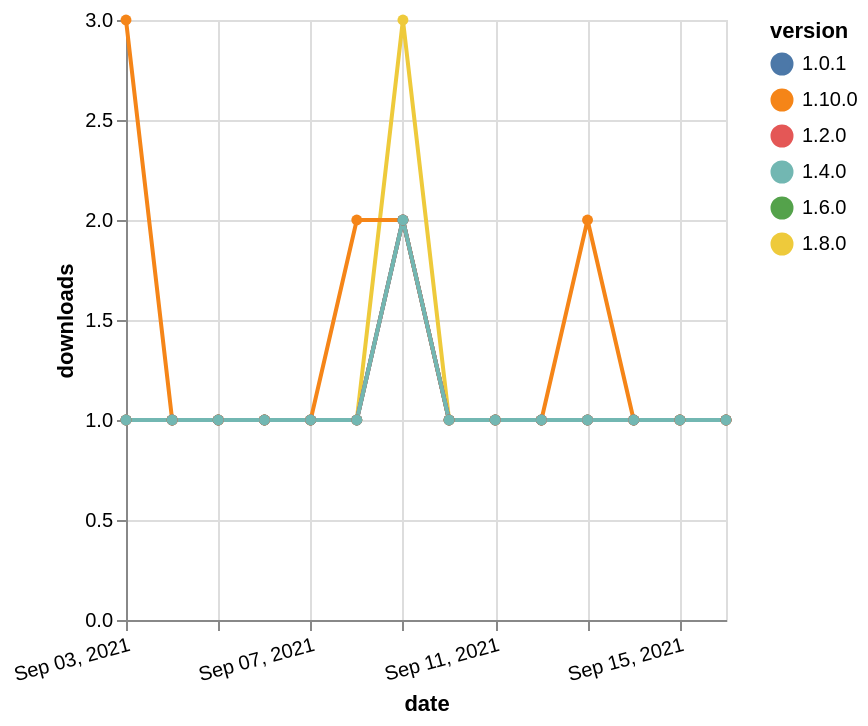

The specification (Vega-Lite) saved for this image:
### Vega-Lite specification from a JSON file in a GitHub repository (floating-point values rounded to 4 significant figures)
{"$schema": "https://vega.github.io/schema/vega-lite/v5.json", "description": "A simple bar chart with embedded data.", "data": {"values": [{"date": "2021-09-03", "total": 167, "delta": 1, "version": "1.6.0"}, {"date": "2021-09-04", "total": 168, "delta": 1, "version": "1.6.0"}, {"date": "2021-09-05", "total": 169, "delta": 1, "version": "1.6.0"}, {"date": "2021-09-06", "total": 170, "delta": 1, "version": "1.6.0"}, {"date": "2021-09-07", "total": 171, "delta": 1, "version": "1.6.0"}, {"date": "2021-09-08", "total": 172, "delta": 1, "version": "1.6.0"}, {"date": "2021-09-09", "total": 174, "delta": 2, "version": "1.6.0"}, {"date": "2021-09-10", "total": 175, "delta": 1, "version": "1.6.0"}, {"date": "2021-09-11", "total": 176, "delta": 1, "version": "1.6.0"}, {"date": "2021-09-12", "total": 177, "delta": 1, "version": "1.6.0"}, {"date": "2021-09-13", "total": 178, "delta": 1, "version": "1.6.0"}, {"date": "2021-09-14", "total": 179, "delta": 1, "version": "1.6.0"}, {"date": "2021-09-15", "total": 180, "delta": 1, "version": "1.6.0"}, {"date": "2021-09-16", "total": 181, "delta": 1, "version": "1.6.0"}, {"date": "2021-09-03", "total": 203, "delta": 1, "version": "1.8.0"}, {"date": "2021-09-04", "total": 204, "delta": 1, "version": "1.8.0"}, {"date": "2021-09-05", "total": 205, "delta": 1, "version": "1.8.0"}, {"date": "2021-09-06", "total": 206, "delta": 1, "version": "1.8.0"}, {"date": "2021-09-07", "total": 207, "delta": 1, "version": "1.8.0"}, {"date": "2021-09-08", "total": 208, "delta": 1, "version": "1.8.0"}, {"date": "2021-09-09", "total": 211, "delta": 3, "version": "1.8.0"}, {"date": "2021-09-10", "total": 212, "delta": 1, "version": "1.8.0"}, {"date": "2021-09-11", "total": 213, "delta": 1, "version": "1.8.0"}, {"date": "2021-09-12", "total": 214, "delta": 1, "version": "1.8.0"}, {"date": "2021-09-13", "total": 215, "delta": 1, "version": "1.8.0"}, {"date": "2021-09-14", "total": 216, "delta": 1, "version": "1.8.0"}, {"date": "2021-09-15", "total": 217, "delta": 1, "version": "1.8.0"}, {"date": "2021-09-16", "total": 218, "delta": 1, "version": "1.8.0"}, {"date": "2021-09-03", "total": 131, "delta": 3, "version": "1.10.0"}, {"date": "2021-09-04", "total": 132, "delta": 1, "version": "1.10.0"}, {"date": "2021-09-05", "total": 133, "delta": 1, "version": "1.10.0"}, {"date": "2021-09-06", "total": 134, "delta": 1, "version": "1.10.0"}, {"date": "2021-09-07", "total": 135, "delta": 1, "version": "1.10.0"}, {"date": "2021-09-08", "total": 137, "delta": 2, "version": "1.10.0"}, {"date": "2021-09-09", "total": 139, "delta": 2, "version": "1.10.0"}, {"date": "2021-09-10", "total": 140, "delta": 1, "version": "1.10.0"}, {"date": "2021-09-11", "total": 141, "delta": 1, "version": "1.10.0"}, {"date": "2021-09-12", "total": 142, "delta": 1, "version": "1.10.0"}, {"date": "2021-09-13", "total": 144, "delta": 2, "version": "1.10.0"}, {"date": "2021-09-14", "total": 145, "delta": 1, "version": "1.10.0"}, {"date": "2021-09-15", "total": 146, "delta": 1, "version": "1.10.0"}, {"date": "2021-09-16", "total": 147, "delta": 1, "version": "1.10.0"}, {"date": "2021-09-03", "total": 278, "delta": 1, "version": "1.0.1"}, {"date": "2021-09-04", "total": 279, "delta": 1, "version": "1.0.1"}, {"date": "2021-09-05", "total": 280, "delta": 1, "version": "1.0.1"}, {"date": "2021-09-06", "total": 281, "delta": 1, "version": "1.0.1"}, {"date": "2021-09-07", "total": 282, "delta": 1, "version": "1.0.1"}, {"date": "2021-09-08", "total": 283, "delta": 1, "version": "1.0.1"}, {"date": "2021-09-09", "total": 285, "delta": 2, "version": "1.0.1"}, {"date": "2021-09-10", "total": 286, "delta": 1, "version": "1.0.1"}, {"date": "2021-09-11", "total": 287, "delta": 1, "version": "1.0.1"}, {"date": "2021-09-12", "total": 288, "delta": 1, "version": "1.0.1"}, {"date": "2021-09-13", "total": 289, "delta": 1, "version": "1.0.1"}, {"date": "2021-09-14", "total": 290, "delta": 1, "version": "1.0.1"}, {"date": "2021-09-15", "total": 291, "delta": 1, "version": "1.0.1"}, {"date": "2021-09-16", "total": 292, "delta": 1, "version": "1.0.1"}, {"date": "2021-09-03", "total": 204, "delta": 1, "version": "1.2.0"}, {"date": "2021-09-04", "total": 205, "delta": 1, "version": "1.2.0"}, {"date": "2021-09-05", "total": 206, "delta": 1, "version": "1.2.0"}, {"date": "2021-09-06", "total": 207, "delta": 1, "version": "1.2.0"}, {"date": "2021-09-07", "total": 208, "delta": 1, "version": "1.2.0"}, {"date": "2021-09-08", "total": 209, "delta": 1, "version": "1.2.0"}, {"date": "2021-09-09", "total": 211, "delta": 2, "version": "1.2.0"}, {"date": "2021-09-10", "total": 212, "delta": 1, "version": "1.2.0"}, {"date": "2021-09-11", "total": 213, "delta": 1, "version": "1.2.0"}, {"date": "2021-09-12", "total": 214, "delta": 1, "version": "1.2.0"}, {"date": "2021-09-13", "total": 215, "delta": 1, "version": "1.2.0"}, {"date": "2021-09-14", "total": 216, "delta": 1, "version": "1.2.0"}, {"date": "2021-09-15", "total": 217, "delta": 1, "version": "1.2.0"}, {"date": "2021-09-16", "total": 218, "delta": 1, "version": "1.2.0"}, {"date": "2021-09-03", "total": 193, "delta": 1, "version": "1.4.0"}, {"date": "2021-09-04", "total": 194, "delta": 1, "version": "1.4.0"}, {"date": "2021-09-05", "total": 195, "delta": 1, "version": "1.4.0"}, {"date": "2021-09-06", "total": 196, "delta": 1, "version": "1.4.0"}, {"date": "2021-09-07", "total": 197, "delta": 1, "version": "1.4.0"}, {"date": "2021-09-08", "total": 198, "delta": 1, "version": "1.4.0"}, {"date": "2021-09-09", "total": 200, "delta": 2, "version": "1.4.0"}, {"date": "2021-09-10", "total": 201, "delta": 1, "version": "1.4.0"}, {"date": "2021-09-11", "total": 202, "delta": 1, "version": "1.4.0"}, {"date": "2021-09-12", "total": 203, "delta": 1, "version": "1.4.0"}, {"date": "2021-09-13", "total": 204, "delta": 1, "version": "1.4.0"}, {"date": "2021-09-14", "total": 205, "delta": 1, "version": "1.4.0"}, {"date": "2021-09-15", "total": 206, "delta": 1, "version": "1.4.0"}, {"date": "2021-09-16", "total": 207, "delta": 1, "version": "1.4.0"}]}, "width": "container", "mark": {"type": "line", "point": {"filled": true}}, "encoding": {"x": {"field": "date", "type": "temporal", "timeUnit": "yearmonthdate", "title": "date", "axis": {"labelAngle": -15}}, "y": {"field": "delta", "type": "quantitative", "title": "downloads"}, "color": {"field": "version", "type": "nominal"}, "tooltip": {"field": "delta"}}}
